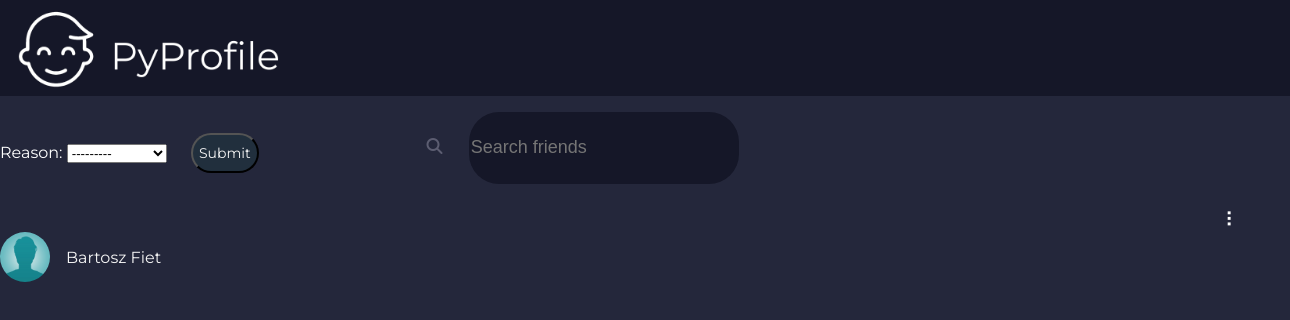
The app's page /report_post/1 (signed in) with its own data.
### website/models.py (models this page shows)
class MyUser(AbstractBaseUser, PermissionsMixin):
    email = models.EmailField(db_index=True, unique=True, max_length=254)
    first_name = models.CharField(max_length=240)
    last_name = models.CharField(max_length=240)
    mobile = models.CharField(max_length=50)
    friends = models.ManyToManyField('self', blank=True)
    is_staff = models.BooleanField(default=True)
    is_active = models.BooleanField(default=True)
    is_superuser = models.BooleanField(default=False)
    objects= CustomUserManager()
    USERNAME_FIELD = 'email'
    REQUIRED_FIELDS = ['first_name', 'last_name', 'mobile']

### users/models.py (models this page shows, shortened)
class Profile(models.Model):
    user = models.OneToOneField(MyUser, null=True, on_delete=models.CASCADE)
    first_name = models.CharField(max_length=45)
    last_name = models.CharField(max_length=60)
    profile_picture = models.ImageField(default='profile_pics/Default.jpg', upload_to='profile_pics')

### website/views.py (the view, shortened to what this page needs)
# urls.py: path('report_post/<int:id>', Report_function, name='report_post'),
def Report_function(request, id):
    form_report = ReportForm(request.POST or None)
    form_report.instance.post = Post.objects.get(id=id)
    form_report.instance.applicant = request.user
    context = {'form_report' : form_report}
    return render(request, 'website/report_post.html', context)

### website/forms.py
class ReportForm(forms.ModelForm):
    class Meta:
        model = Report_post
        fields = ['reason']

### website/templates/website/report_post.html (shortened to what this page needs)
{% extends 'website/base.html' %}
{% block title %}
{% include 'website/navbar.html' %}
{% endblock title %}
{% block content %}
    <form method="POST">
        {{form_report}}
        <input type="submit">
    </form>
{% endblock content %}

### website/templates/website/navbar.html (shortened to what this page needs)
{% load static %}
<head>
</head>
<div class="navbar">
<a href="{% url 'index' %}"><img src="{% static 'PyProfile.png' %}" style='width:300px; height:auto; float:left; padding-top: 5px;' alt="logo"></a>
    <form class="form-search" method="post" action="{% url 'search_users' %}">
        <div id="search-friends">
        <i class="fa fa-search" aria-hidden="true" style="color: #5c5d71; float:left; padding: 5.5%;"></i>
            <input type="search" class="input-search-friends" placeholder="Search friends" name="search">
        </div>
    </form>
        <img class='small_profile_picture' style="float:left; margin-top: 1.5em;" src="{{ user.profile.profile_picture.url }}">
        <span style="padding: 2.5em 0 0 1em; float:left;">
            <a href="{% url 'profile' user.id %}">{{user.first_name}} {{user.last_name}}</a>
        </span>
<br><br>
            <div class="dropdown-container" tabindex="-1">
                <div class="three-dots"></div>
            </div>
</div>

### website/static/style.css (style rules this page uses)
:root { --bg-color: #151728; --font: 'Montserrat', sans-serif; --font-color: #5c5d71; --bg-behind: #ccc8db; }
html { font-family: var(--font); color: white; }
body { color: white; padding:0px; margin:0px; height:100%; background-repeat: no-repeat; background-attachment: fixed; background-color: #24273b; }
input[type=submit], .button-standard { background-color: #212F3D ; border-radius: 20px; margin: 5px 20px 5px 20px; width:auto; height:40px; font-size:14px; color:whitesmoke; font-family: 'Montserrat', sans-serif; }
.small_profile_picture { height: 50px; width: auto; border-radius: 50px; }
.navbar { background-color: var(--bg-color); height: 6em; width: 100%; float:left; margin-bottom: 2em; padding-top:0px; margin-top:0px; }
.input-search-friends { float:left; background-color: var(--bg-color); color: whitesmoke; width:15em; height:4em; font-size: 18px; border: none; border-radius: 30px; outline: none; }
#search-friends { float:left; width: 30em; height: 6em; padding: 1em 25em 0em 25em; }
a:link, a:visited, a:hover { text-decoration: none; color: whitesmoke; }
.three-dots:after { cursor: pointer; color: white; content: '\2807'; font-size: 20px; padding: 0 5px; box-sizing: border-box; }
a { text-decoration: none; color: white; }
.dropdown-container { float:right; }

### records on screen
MyUser: profile.profile_picture (placeholder picture), first_name "Bartosz", last_name "Fiet"
